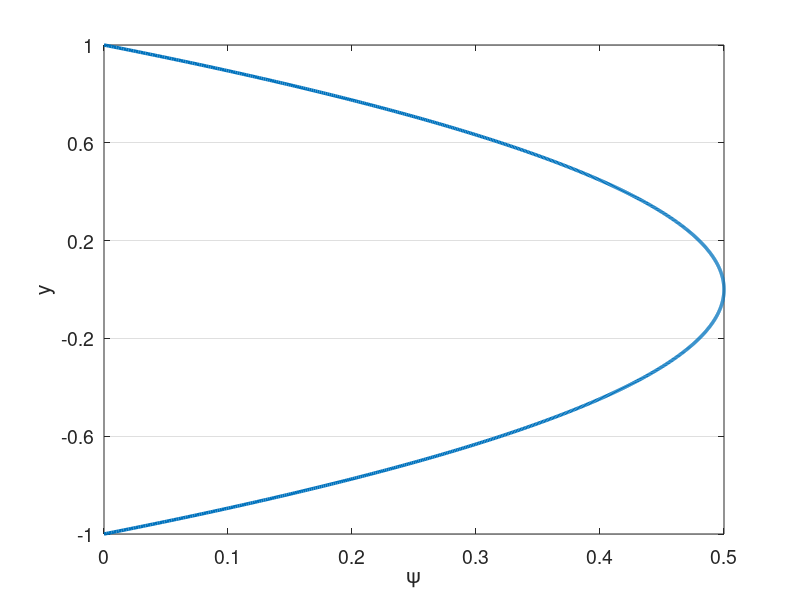

Write the MATLAB code that produced this figure. (Note: this script raises an error after producing the figure.)
% clc
clear all
close all


set(0,'DefaultAxesFontSize',14)
set(0,'defaultLineLineWidth',2.5)
% set(0,'DefaultFigureWindowStyle','docked')


linestyles = {'k-','b-','r-','g-','c-','m-','k--','b--','r--','g--','c--','m--','k-.','b-.','r-.','g-.','c-.','m-.','k:','b:','r:','g:','c:','m:'};
pointstyles = {'ko','bo','ro','go','co','mo','k^','b^','r^','g^','c^','m^','ks','bs','rs','gs','cs','ms','k*','b*','r*','g*','c*','m*','k+','b+','r+','g+','c+','m+'};
%%

%%%%%%%%%%%%%%%%%%%%%%%%%%%%%%%%%%%%%%%%%%%%%%%%%%%%%%%%%%%%%%%%%%
% Navier-Stokes Solver Demo (2D Channel)
%%%%%%%%%%%%%%%%%%%%%%%%%%%%%%%%%%%%%%%%%%%%%%%%%%%%%%%%%%%%%%%%%%

format compact;
format short; 
mu = 1; %1/395;
rho = 1;
Re = rho/mu; 
dpdx = 1;
k_bc_val = 0;
omg_bc_val = 1*k_bc_val;

%N=16; E=5; N1=N+1; nL=N1*N1*E;  % 16th order
N=4; % polynomial order  
Ex=1; % Number of elements in x
Ey=5; % Number of elements in y
CFL=0.01;
u_ic = Re;
pert = 0.0;
% f_ic = @(x,y) 3/2*(1-y.^2);
f_ic = @(x,y) 20*(1-y.^8);

rans_on = 1;
exp_mesh = 1;


soln_dir = "test";
plot_soln = 1;
save_soln = 0;
plot_int = 100;
save_soln_int = 5000;
restart = 0;
rst_step = 65000;

%% Enrichment information
en_on = 1;
N_en_y = 1; 
en_mag = 1;
psi = {@(x,y) en_mag*(0.5*(1 - y.^2) + 0.*x), @(x,y) 0.*y + 0.*x};
gpsi = {@(x,y) 0.*y + 0.*x, @(x,y) en_mag*(-1.*y + 0.*x), ...
        @(x,y) 0.*y + 0.*x, @(x,y) 0.*y + 0.*x};
hpsi = {@(x,y) 0.*y + 0.*x, @(x,y) en_mag*(-1 - 0.*y + 0.*x), ...
        @(x,y) 0.*y + 0.*x, @(x,y) 0.*y + 0.*x};
    
% psi = {@(x,y) (0.5*(1 - y.^4) + 0.*x), @(x,y) 0.*y + 0.*x};
% gpsi = {@(x,y) 0.*y + 0.*x, @(x,y) (-2.*y.^3 + 0.*x), ...
%         @(x,y) 0.*y + 0.*x, @(x,y) 0.*y + 0.*x};
% hpsi = {@(x,y) 0.*y + 0.*x, @(x,y) (-6.*y.^2 + 0.*x), ...
%         @(x,y) 0.*y + 0.*x, @(x,y) 0.*y + 0.*x};
%    

    
% Law of the wall
% Re_t = Re;
% u_tau = 1;
% nu = 1/Re_t;
% kap = 0.41;
% beta = 5.2;
% dypdy = u_tau/nu;
% ypb = 11.062299784340414;
% yp = @(y) (1-abs(y))*Re_t;
% psi = {@(x,y) (yp(y) <= ypb).*yp(y) + (yp(y) > ypb).*(1./kap.*log(yp(y)+eps)+beta) + 0.*x, @(x,y) 0.*y + 0.*x};
% gpsi = {@(x,y) 0.*y + 0.*x,  @(x,y) ((yp(y) <= ypb).*1 + (yp(y) > ypb).*1/(kap*(yp(y)+eps)))*dypdy + 0.*x,...
%         @(x,y) 0.*y + 0.*x, @(x,y) 0.*y + 0.*x};
% hpsi = {@(x,y) 0.*y + 0.*x,  @(x,y) ((yp(y) <= ypb).*0 + (yp(y) > ypb).*-1./(kap*(yp(y)+eps).^2))*dypdy*dypdy + 0.*x,...
%         @(x,y) 0.*y + 0.*x, @(x,y) 0.*y + 0.*x};
    

%% Plot psi
figure(5)
ys_plot = linspace(-1,1,1000);
plot(psi{1}(0,ys_plot),ys_plot)
xlabel('\psi')
ylabel('y')
set(gca, 'YGrid', 'on', 'XGrid', 'off')
yticks(linspace(-1,1,Ey+1));

psi_p = psi{1}(0,N_en_y*2/Ey-1);
dypsi_p1 = gpsi{2}(0,N_en_y*2/Ey-1);
dypsi_p2 = gpsi{2}(0,1-N_en_y*2/Ey);

%% Begin Solve
E=Ex*Ey; % Total number of elements
N1=N+1;
disp("Generating Matrices")
Q=makeq(Ex,Ey,N); % Global continuity
R=maker(Q,Ex,N); % Restriction matrix, applies Dirichlet conditions
[X,Y]=make_geom_channel(Ex,Ey,N);      % Geometry in local form
if exp_mesh
    [X,Y]=make_geom_channel_exp(Ex,Ey,N);      % Geometry in local form
end
en_b_nodes = get_en_bound_nodes(Ex,Ey,N,N_en_y);

Ys = zeros(Ey*length(Y(1,:,1)),1);
for i = 1:Ey
    Ys((i-1)*(N+1)+1:(i)*(N+1)) = Y(1,:,(i-1)*Ex+1);
end
        
[G,J,ML,RX]=make_coef(X,Y);
[Ah,Bh,Ch,Dh,z,w]=semhat(N);
[Gs, Gs_x, Gs_y] =  face_mats(X,Y,E,N);
Gs_c = R*Q'*apply_en_cont(Gs,en_b_nodes,psi_p);
Gsb = R*Q'*Gs*Q*R';


[n,nb]=size(R); 
nL=N1*N1*E;

Ab=spalloc(nL,nL,nL*N);    %  Generate Abar
for j=1:nL
    x=zeros(nL,1); 
    x(j)=1; 
    Ab(:,j)=abar_c(x,Dh,G,Q);  % assembled Neumann Operator
end
A_c=R*Q'*apply_en_cont(Ab,en_b_nodes,psi_p);
S_check=full(Ab);
Ab = Q'*Ab*Q;
A=R*Ab*R'; % Full stiffness matrix
Bb=reshape(ML,nL,1); % Form Mass matrix
Bb=diag(Bb); 
Bb=sparse(Bb); 
Ma=R*Q'*Bb*Q*R'; % Assembling mass matrix  % Full mass matrix
M_c = R*Q'*apply_en_cont(Bb,en_b_nodes,psi_p);


%% Form matrices for rans

[L_x,L_y,J_x,J_y] = dir_jac(E,X,Y);
w2d = w*w';
w1d = reshape(w2d,[N1*N1,1])';
[dphi_dxi, dphi_deta, dphi_dx, dphi_dy, dpdx_dpdx, dpdy_dpdy, dpdx_dpdy, ...
        dpdx_dpdx_flat, dpdy_dpdy_flat, dpdx_dpdy_flat] ...
    = get_phi_grads(N1,Dh,E,J_x,J_y);
dphi_dx_flat = reshape(dphi_dx,N1*N1,N1*N1,E);
dphi_dy_flat = reshape(dphi_dy,N1*N1,N1*N1,E);

myA = zeros(N1*N1*E);
for ie=1:E
    for i=1:N1*N1
        for j=1:N1*N1
            myA((ie-1)*N1*N1+i,(ie-1)*N1*N1+j) = ... 
                sum(J(:,:,ie).*w2d.*dpdx_dpdx(:,:,i,j,ie) ...
               + J(:,:,ie).*w2d.*dpdy_dpdy(:,:,i,j,ie),'All');           
        end
    end    
end

A_x = form_Ax(N1,E,w2d,J_x,J,dpdx_dpdx,ones(size(J)));
A_y = form_Ay(N1,E,w2d,J_y,J,dpdy_dpdy,ones(size(J)));
A_xy = form_Axy(N1,E,w2d,J_x,J_y,J,dpdx_dpdy,ones(size(J)));


SS = zeros(N1,N1,E,2,2);
OS = zeros(N1,N1,E,2,2);
dudx = zeros(N1,N1,E);
dudy = zeros(N1,N1,E);
dvdx = zeros(N1,N1,E);
dvdy = zeros(N1,N1,E);
dkdx = zeros(N1,N1,E);
dkdy = zeros(N1,N1,E);
domgdx = zeros(N1,N1,E);
domgdy = zeros(N1,N1,E);

%%
M_check=full(Bb);

Ma_uv_check = zeros(2*nL);
Ma_uv_check(1:nL,1:nL) = M_check;
Ma_uv_check(nL+1:2*nL,nL+1:2*nL) = M_check;
A_uv_check = zeros(2*nL);
A_uv_check(1:nL,1:nL) = S_check;
A_uv_check(nL+1:2*nL,nL+1:2*nL) = S_check;

M_q = full(Ma);
S_q = full(A);


%%
% Assemble overall system matrices
nn = length(Ma); % number of nodes in the domain
Ma_uv = zeros(2*nn);
Ma_uv(1:nn,1:nn) = Ma;
Ma_uv(nn+1:2*nn,nn+1:2*nn) = Ma;
Ma_uv = sparse(Ma_uv);
A_uv = zeros(2*nn);
A_uv(1:nn,1:nn) = A;
A_uv(nn+1:2*nn,nn+1:2*nn) = A;
A_uv = sparse(A_uv);
ML_uv = zeros(2*(N+1),2*(N+1),E);
ML_uv(1:N+1,1:N+1,1:E) = ML;
ML_uv(N+2:2*(N+1),N+2:2*(N+1),1:E) = ML;
G_uv = zeros(2*nn);
G_uv(1:nn,1:nn) = Gsb;
G_uv(nn+1:2*nn,nn+1:2*nn) = Gsb;
G_uv = sparse(G_uv);



%% Assemble enrichment matrices
psi_xy{1} = psi{1}(X,Y);
psi_xy{2} = psi{2}(X,Y);
if en_on
    disp("Computing enrichment")
    [Mp,Sp,T1,T2,T1_alt,T1_alt2,Mp_alt,Sp_alt,z_en,w_en] = enrich_mats(X,Y,E,N,psi,gpsi,hpsi,J);
    nb = N1*N1;
    
    [L_x_e,L_y_e,Jac_e,gpsi_e,Jac_e_flat,gpsi_e_flat] =  precomp_en(X,Y,E,N,psi,gpsi,hpsi);  
        
    for is=1:2
        Mp_all{is} = zeros(nb*E,nb*E);
        Sp_all{is} = zeros(nb*E,nb*E);
        T1_all{is} = zeros(N+1,N+1,E);
        T2_all{is} = zeros(N+1,N+1,E);
        T1_alt_all{is} = zeros(N+1,N+1,E);
        T1_alt2_all{is} = zeros(N+1,N+1,E);
        Mp_alt_all{is} = zeros(nb*E,nb*E);
        Sp_alt_all{is} = zeros(nb*E,nb*E);
        
        T1_rs{is} = reshape(T1{is},[N+1,N+1,E]);
        T2_rs{is} = reshape(T2{is},[N+1,N+1,E]);
        T1_alt_rs{is} = reshape(T1_alt{is},[N+1,N+1,E]);
        T1_alt2_rs{is} = reshape(T1_alt2{is},[N+1,N+1,E]);
        
        % TODO: Assemble differently for different elements
        for iy = 1:Ey
            for ix = 1:Ex
                i = (iy-1)*Ex+ix;
                if ((iy <= N_en_y) || (iy > Ey-N_en_y))
                    Mp_all{is}((i-1)*nb+1:i*nb,(i-1)*nb+1:i*nb) = Mp{is}(:,:,i);
                    Sp_all{is}((i-1)*nb+1:i*nb,(i-1)*nb+1:i*nb) = Sp{is}(:,:,i);
                    T1_all{is}(:,:,i) = T1_rs{is}(:,:,i); 
                    T2_all{is}(:,:,i) = T2_rs{is}(:,:,i);
                    T1_alt_all{is}(:,:,i) = T1_alt_rs{is}(:,:,i); 
                    T1_alt2_all{is}(:,:,i) = T1_alt2_rs{is}(:,:,i); 
                end                
            end
        end
        %%
        if is == 1
            Mp_check_1 = full(Mp_all{is});
            Sp_check_1 = full(Sp_all{is});
            T1_check_1 = full(T1_all{is});
            T2_check_1 = full(T2_all{is});
            Mp_check_2 = zeros(size(Mp_all{is}));
            Sp_check_2 = zeros(size(Mp_all{is}));
            T1_check_2 = zeros(size(Mp_all{is}));
            T2_check_2 = zeros(size(Mp_all{is}));
        elseif is == 2
            Mp_check_2 = full(Mp_all{is});
            Sp_check_2 = full(Sp_all{is});
            T1_check_2 = full(T1_all{is});
            T2_check_2 = full(T2_all{is});
        end
        %%
        Mp_all{is} = sparse(Mp_all{is});        
        Mp_all_c{is} = R*Q'*apply_en_cont(Mp_all{is},en_b_nodes,psi_p);
        Mp_all{is} = R*Q'*Mp_all{is}*Q*R';
        Sp_all{is} = sparse(Sp_all{is});
        Sp_all_c{is} = R*Q'*apply_en_cont(Sp_all{is},en_b_nodes,psi_p);
        Sp_all_Q{is} = Q'*Sp_all{is}*Q;
        Sp_all{is} = R*Q'*Sp_all{is}*Q*R';
        
        Mp_alt_all{is} = sparse(Mp_alt_all{is});        
        Mp_alt_all_c{is} = R*Q'*apply_en_cont(Mp_alt_all{is},en_b_nodes,psi_p);
        Mp_alt_all{is} = R*Q'*Mp_alt_all{is}*Q*R';   
    end
    
    Mp_uv = zeros(2*nn);
    Sp_uv = zeros(2*nn);
    Mp_uv(1:nn,1:nn) = Mp_all{1};
    Mp_uv(1:nn,nn+1:2*nn) = Mp_all{2};
    Sp_uv(1:nn,1:nn) = Sp_all{1};
    Sp_uv(nn+1:2*nn,nn+1:2*nn) = Sp_all{1};
    
    %%
    Mp_uv_check = zeros(2*nL);
    Mp_uv_check(1:nL,1:nL) = Mp_check_1;
    Mp_uv_check(1:nL,nL+1:2*nL) = Mp_check_2;
    Sp_uv_check(1:nL,1:nL) = Sp_check_1;
    Sp_uv_check(nL+1:2*nL,nL+1:2*nL) = Sp_check_1;
    Mp_q_1 = full(Mp_all{1});
    Sp_q_1 = full(Sp_all{1});
    
    Mp_q_2 = full(Mp_all{2});
    Sp_q_2 = full(Sp_all{2});
    %%

    Mp_uv = sparse(Mp_uv);
    Sp_uv = sparse(Sp_uv);   
end

%%

dxmin=pi*(z(N1)-z(N))/(2*Ex); % Get min dx for CFL constraint
Tfinal=50; 
dt=CFL*dxmin/u_ic; 
nstep=ceil(Tfinal/dt); 
dt=Tfinal/nstep; 
% Print information
nstep
dt
yp1 = (1+Y(1,2))*Re

disp("Computing inverse")
Ai=pinv(full(Ab)); 

disp("Setting Initial Conditions")
% Initial conditions
u=u_ic*ones(size(ML)); 
v=0*ML;
k=k_bc_val*ones(size(ML));
omg=omg_bc_val*ones(size(ML));

for e = 1:E
    for i = 1:N+1
        for j = 1:N+1
            u(i,j,e) = f_ic(X(i,j,e),Y(i,j,e))+pert*rand()*u_ic;
            v(i,j,e) = v(i,j,e)+pert*rand()*u_ic;
            if en_on
                if ((e <= Ex*N_en_y) || (e > (Ey-N_en_y)*Ex))
                    u(i,j,e) = u(i,j,e) - psi{1}(X(i,j,e),Y(i,j,e));
                    v(i,j,e) = v(i,j,e) - psi{2}(X(i,j,e),Y(i,j,e));
                end
            end
        end
    end
end

% u_tau = 1;
u_tau = sqrt(0.316./(Re.^0.25)/8);
Yp = max((1-abs(Y))*u_tau*Re,1e-3);
sigma = 0.6;
fact = exp((-(log10(Yp)-1).^2)./(2*sigma.^2));
k = k_bc_val + 4.5*u_tau*u_tau*fact;

eps_s = 3;
omg_bc_val = 40000*u_tau.^2/(mu*eps_s.^2);
omg = omg_bc_val + 0.5*Re*u_tau*u_tau*fact;

% u = apply_en_cont_soln(u,en_b_nodes,psi_p);
u1=u; u2=u; u3=u; fx3=u; fx2=u; fx1=u;
v1=v; v2=v; v3=v; fy3=v; fy2=v; fy1=v;
k1=k; k2=k; k3=k; fk3=k; fk2=k; fk1=k;
omg1=omg; omg2=omg; omg3=omg; fomg3=omg; fomg2=omg; fomg1=omg;

F = dpdx*ones(size(ML));
% Fb=reshape(ML.*F,nL,1); %% Output
% 
% Fb=Bb\(Q'*Fb);  

uv = [u;v];

%%
uv_ic_check = uv;

%% Setup BC if nonzero
% u_bc = ones(size(u)).*((Y==1)+(Y==-1));
% u_bc = reshape(ML.*u_bc,nL,1);
% u_bc = Bb\(Q'*u_bc);

k_bc = k_bc_val.*ones(size(k));
k_bc = reshape(ML.*k_bc,nL,1);
k_bc = (Q'*Bb*Q)\(Q'*k_bc);

omg_bc = omg_bc_val.*ones(size(omg));
omg_bc = reshape(ML.*omg_bc,nL,1);
omg_bc = (Q'*Bb*Q)\(Q'*omg_bc);


%%
disp("Timestepping")
if restart==1 
    fname = strcat(soln_dir,"/soln_Re_",num2str(Re),"_P_",num2str(N),"_",num2str(Ex),"x",num2str(Ey),"_step_",num2str(rst_step),".mat");
    load(fname);
end

plot1 = 1;
time = 0;
plot1 = post_channel(N,Ex,Ey,w,X,Y,Ys,en_on,time,u,psi_xy,N_en_y,plot1);
if save_soln
    mkdir(soln_dir);
end
%%
% psi_len = length(M_c);
% psi_c = zeros(psi_len,1);
% psi_c(1:psi_len/2) = -1*ones(psi_len/2,1)*psi_p;
% psi_c(psi_len/2+1:psi_len) = 1*ones(psi_len/2,1)*psi_p;
for step=1:nstep
    if (step == 1) && (restart == 1)
        step = rst_step;
    end
    
    %% Form S
    u_flat = reshape(u,N1*N1,E);
    v_flat = reshape(v,N1*N1,E);
    k_flat = reshape(k,N1*N1,E);
    omg_flat = reshape(omg,N1*N1,E);

    
    for ie = 1:E
        dudx(:,:,ie) = reshape(dphi_dx_flat(:,:,ie)*u_flat(:,ie),N1,N1);
        dvdx(:,:,ie) = reshape(dphi_dx_flat(:,:,ie)*v_flat(:,ie),N1,N1);
        dudy(:,:,ie) = reshape(dphi_dy_flat(:,:,ie)*u_flat(:,ie),N1,N1);
        dvdy(:,:,ie) = reshape(dphi_dy_flat(:,:,ie)*v_flat(:,ie),N1,N1);
        dkdx(:,:,ie) = reshape(dphi_dx_flat(:,:,ie)*k_flat(:,ie),N1,N1);
        dkdy(:,:,ie) = reshape(dphi_dy_flat(:,:,ie)*k_flat(:,ie),N1,N1);
        domgdx(:,:,ie) = reshape(dphi_dx_flat(:,:,ie)*omg_flat(:,ie),N1,N1);
        domgdy(:,:,ie) = reshape(dphi_dy_flat(:,:,ie)*omg_flat(:,ie),N1,N1);
    end
    
    if en_on
        dudx = dudx + gpsi_e{1};
        dudy = dudy + gpsi_e{2};
        dvdx = dvdx + gpsi_e{3}; % Doesn't matter given assumptions
        dvdy = dvdy + gpsi_e{4}; % Doesn't matter given assumptions
    end
    
    SS(:,:,:,1,1) = 1/2*(dudx+dudx);
    SS(:,:,:,1,2) = 1/2*(dudy+dvdx);
    SS(:,:,:,2,1) = 1/2*(dvdx+dudy);
    SS(:,:,:,2,2) = 1/2*(dvdy+dvdy);
    OS(:,:,:,1,1) = 1/2*(dudx-dudx);
    OS(:,:,:,1,2) = 1/2*(dudy-dvdx);
    OS(:,:,:,2,1) = 1/2*(dvdx-dudy);
    OS(:,:,:,2,2) = 1/2*(dvdy-dvdy);
    

    %% Get rans values
    [mu_t,gam_k,gam_omg,G_k,G_omg,Y_k,Y_omg,S_k,S_omg] ...
        = get_rans_coeffs(rho,mu,k,omg,SS,OS,dkdx,dkdy,domgdx,domgdy);
    Re_t = rho./(mu_t+eps);
    Re_comb = rho./(mu*ones(size(mu_t))+mu_t*rans_on);
    Re_k = rho./gam_k;
    Re_omg = rho./gam_omg;
    %% Timestepping
    time=step*dt;
    if step==1; b0=1.0;    b= [ -1 0 0 ]';       a=[ 1  0 0 ]'; end
    if step==2; b0=1.5;    b=([ -4 1 0 ]')./2;   a=[ 2 -1 0 ]'; end
    if step>=3; b0=11./6.; b=([ -18 9 -2 ]')./6; a=[ 3 -3 1 ]'; end
    
    % Compute A
    [A_x_full,A_y_full,A_xy_full] = form_Ax_Ay_Axy(N1,E,w1d,J,dpdx_dpdx_flat,dpdy_dpdy_flat,dpdx_dpdy_flat,Re_comb);
    A_x = R*Q'*A_x_full*Q*R';
    A_y = R*Q'*A_y_full*Q*R';
    A_xy = R*Q'*A_xy_full*Q*R';
    A_uv = zeros(2*nn);
    A_uv(1:nn,1:nn) = 2*A_x+A_y+A_xy;
    A_uv(nn+1:2*nn,nn+1:2*nn) = A_x+2*A_y+A_xy';
    A_uv = sparse(A_uv);
    
%     if step>=3
        if en_on
            A_full = 2*A_x_full+A_y_full+A_xy_full;
            A_c=R*Q'*apply_en_cont(A_full,en_b_nodes,psi_p);
%             H_x=(Ma + A*dt/(b0*Re) + dt/b0*(Mp_all{1} + Sp_all{1}));
%             H_y=(Ma + A*dt/(b0*Re));
%             [LH_x,UH_x]=lu(H_x);
%             [LH_y,UH_y]=lu(H_y);
            terms_x = 1/Re*(T1_all{1})+T2_all{1};
            terms_y = 1/Re*(T1_all{2})+T2_all{2};
            
            T1_comp = 1/Re*reshape(T1_alt_all{1},nL,1);
            [T1_new] = form_T1_psi(E,N,w1d,Jac_e_flat,dphi_dy_flat,gpsi_e_flat,Re_comb,N_en_y);
            
            T1_rhs = (dt/b0)*R*Q'*reshape(T1_new,nL,1);
            
            H_uv = (Ma_uv + (A_uv)*dt/(b0) + dt/b0*(Mp_uv + Sp_uv));
            H_c = (M_c + (A_c)*dt/(b0) + dt/b0*(Mp_all_c{1}+Sp_all_c{1}));
%             H_q = full(H_uv);
            rhs_c = (H_c);
            [LH_uv,UH_uv]=lu(H_uv);
            
            if rans_on
                [A_x_k,A_y_k] = form_Ax_Ay(N1,E,w1d,J,dpdx_dpdx_flat,dpdy_dpdy_flat,Re_k);
                A_k = R*Q'*(A_x_k + A_y_k)*Q*R';
                Ab_k = Q'*(A_x_k + A_y_k)*Q;
                H_k=(Ma+A_k*dt/(b0)+dt/b0*Sp_all{1});
                H_k_bar = (Q'*Bb*Q+ Ab_k*dt/(b0)+dt/b0*Sp_all_Q{1});
        
                [LH_k,UH_k]=lu(H_k);
        
                % Assuming Re_omg=Re_k
                H_omg = H_k;
                H_omg_bar = H_k_bar;
                LH_omg = LH_k;
                UH_omg = UH_k;
            end
        else
%             H=(Ma + A*dt/(b0*Re));
%             [LH_x,UH_x]=lu(H);
%             LH_y = LH_x;
%             UH_y = UH_x;

            terms_x = zeros(N+1,N+1,E);
            terms_y = zeros(N+1,N+1,E);
            T1_rhs = 0;
            
            H_uv = (Ma_uv + (A_uv)*dt/(b0));
%             H_check = (Ma_uv_check + A_uv_check*dt/(b0*Re)); 
            rhs_c = zeros(size(Ma(:,1)));
            [LH_uv,UH_uv]=lu(H_uv);
            
%             Hbar=(Bb+ Ab*dt/(b0*Re));
            if rans_on
                [A_x_k,A_y_k] = form_Ax_Ay(N1,E,w1d,J,dpdx_dpdx_flat,dpdy_dpdy_flat,Re_k);
                A_k = R*Q'*(A_x_k + A_y_k)*Q*R';
                Ab_k = Q'*(A_x_k + A_y_k)*Q;
                H_k=(Ma+A_k*dt/(b0));
                H_k_bar = (Q'*Bb*Q+ Ab_k*dt/(b0));
        
                [LH_k,UH_k]=lu(H_k);
        
                % Assuming Re_omg=Re_k
                H_omg = H_k;
                H_omg_bar = H_k_bar;
                LH_omg = LH_k;
                UH_omg = UH_k;
            end
        end
        
        b0i=1./b0;
%     end % Viscous op
    

    
 
    %% uv version
    
%   Nonlinear step - unassembled, not multiplied by mass matrix

    fx1 = -convl(u,RX,Dh,u,v) + F; % du = Cu  
    fy1 = -convl(v,RX,Dh,u,v); % dv = Cv
    fk1 = -convl(k,RX,Dh,u,v) + G_k - Y_k + S_k; % dk = Ck
    fomg1 = -convl(omg,RX,Dh,u,v) + G_omg - Y_omg + S_omg; % domg = Comg
    
    %%

    rx   = a(1)*fx1   + a(2)*fx2   + a(3)*fx3; % kth-order extrapolation
    ry   = a(1)*fy1   + a(2)*fy2   + a(3)*fy3;
    rk   = a(1)*fk1   + a(2)*fk2   + a(3)*fk3;
    romg = a(1)*fomg1 + a(2)*fomg2 + a(3)*fomg3;

    fx3=fx2; fx2=fx1; 
    fy3=fy2; fy2=fy1; 
    fk3=fk2; fk2=fk1;
    fomg3=fomg2; fomg2=fomg1;

    rx  = dt*rx - (b(1)*u+b(2)*u2+b(3)*u3); u3=u2; u2=u; % Add BDF terms
    ry  = dt*ry - (b(1)*v+b(2)*v2+b(3)*v3); v3=v2; v2=v; %     and
    rk  = dt*rk - (b(1)*k+b(2)*k2+b(3)*k3); k3=k2; k2=k;
    romg = dt*romg - (b(1)*omg+b(2)*omg2+b(3)*omg3); omg3=omg2; omg2=omg;
    
    ut  = b0i*rx; 
    vt  = b0i*ry; 
    k   = b0i*rk;
    omg = b0i*romg;

%   uL=ut; vL=vt;
    [uL,vL,pr]=pressure_project(ut,vt,Ai,Q,ML,RX,Dh); % Div-free velocity
    pr = (b0/dt)*pr;
    

    %%

    %   Set RHS.                 %Viscous update. %  Convert to local form.
%     u=R*(Q'*reshape(ML.*uL,nL,1)-Hbar*u_bc);
    u_rhs=R*(Q'*reshape(ML.*uL,nL,1));
    v_rhs=R*(Q'*reshape(ML.*vL,nL,1));
    
    if rans_on
        k_rhs=R*(Q'*reshape(ML.*k,nL,1)-H_k_bar*k_bc);
        omg_rhs=R*(Q'*reshape(ML.*omg,nL,1)-H_omg_bar*omg_bc);
    end
    
    u_rhs = u_rhs + T1_rhs;
    
    %%
    
    uv = [u_rhs+rhs_c;v_rhs];
    uv=UH_uv\(LH_uv\uv);
 
    if rans_on
        k = UH_k\(LH_k\k_rhs);
        omg = UH_omg\(LH_omg\omg_rhs);
    end
    
    u = uv(1:nn);
    v = uv(nn+1:2*nn);
    u=Q*(R'*u);
    if en_on
        u = apply_en_cont_soln(Ey,N_en_y,en_b_nodes,u,psi_p);
    end
    u=reshape(u,N1,N1,E);
    v=Q*(R'*v);
    v=reshape(v,N1,N1,E);
    
    
    if rans_on
        k=Q*(R'*k+k_bc);
        k=reshape(k,N1,N1,E);
        omg=Q*(R'*omg+omg_bc);
        omg=reshape(omg,N1,N1,E);
    end
    
    
%% Output
    if mod(step,plot_int)==0 && plot_soln
        plot1 = post_channel(N,Ex,Ey,w,X,Y,Ys,en_on,time,u,psi_xy,N_en_y,plot1);
    end
    if mod(step,save_soln_int)==0 && save_soln
        fname = strcat(soln_dir,"/soln_Re_",num2str(Re),"_P_",num2str(N),"_",num2str(Ex),"x",num2str(Ey),"_step_",num2str(step),".mat");
        save(fname,"u","v","pr","psi","gpsi","hpsi","N","Ex","Ey","en_on","time","psi_xy","N_en_y","w","X","Y","Ys","Re","pert","k","omg","mu_t","k_bc","omg_bc","rho");
    end

end
%%%%%%%%%%%%%%%%%%%%%%%%%%%%%%%%%%%%%%%%%%%%%%%%%%%%%%%%%%%%%%%%%%
